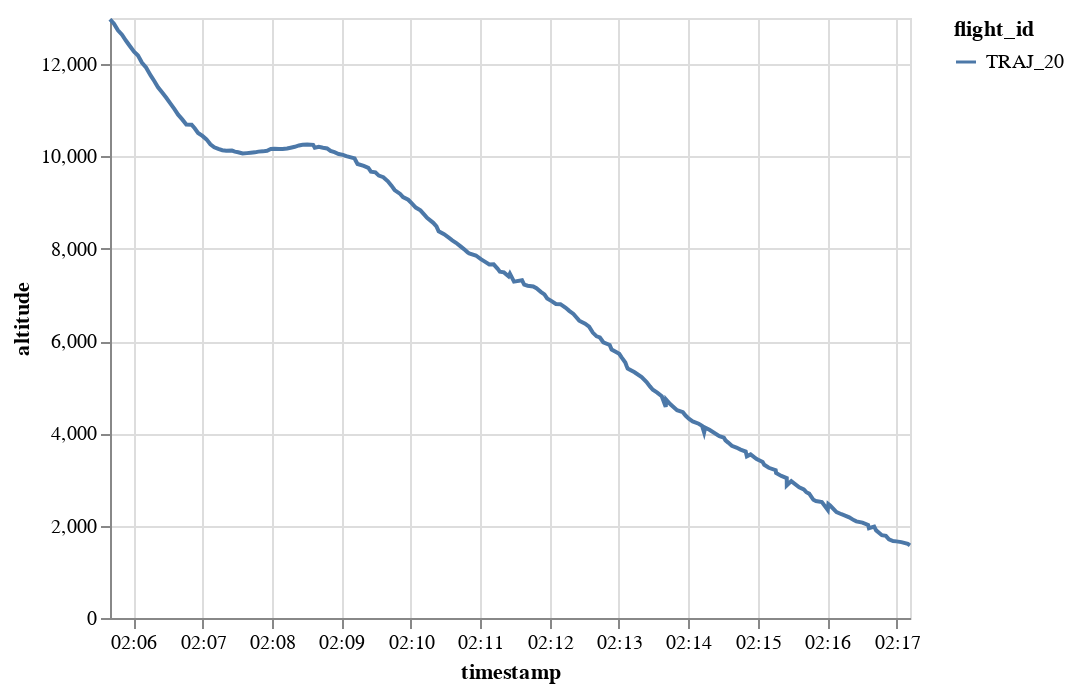

Notebook cell for this chart:
### Code cell
generated.chart().encode(alt.Y("altitude"), alt.X("timestamp"), alt.Color("flight_id"))

### Figure 1 — Vega-Lite specification as saved in the notebook (floating-point values rounded to 4 significant figures; data arrays with more than 128 entries replaced by an {"elided": "..."} marker saying what was removed)
{"config": {"view": {"continuousWidth": 400, "continuousHeight": 300}}, "data": {"name": "data-24873543c4f5746646bb9fe40f5bcb05"}, "mark": "line", "encoding": {"color": {"type": "nominal", "field": "flight_id"}, "x": {"type": "temporal", "field": "timestamp"}, "y": {"type": "quantitative", "field": "altitude"}}, "$schema": "https://vega.github.io/schema/vega-lite/v4.8.1.json", "datasets": {"data-24873543c4f5746646bb9fe40f5bcb05": {"elided": "200 records"}}}
